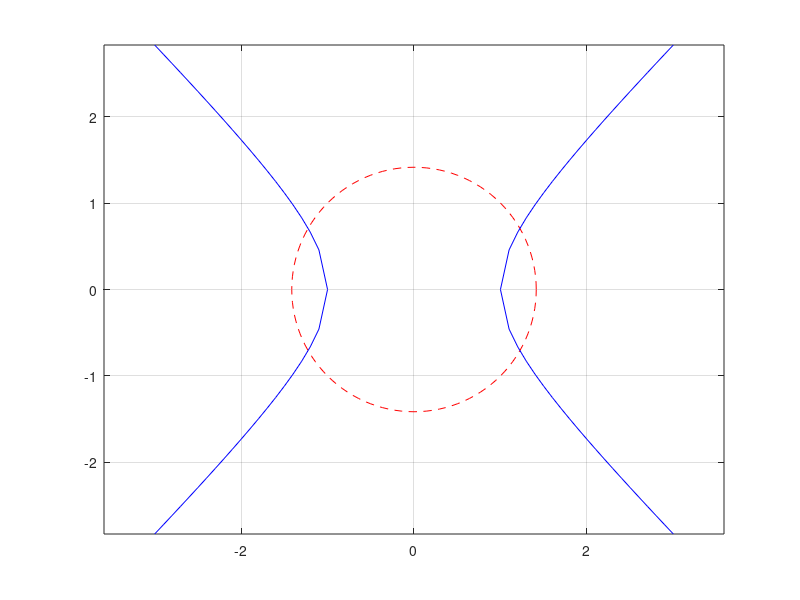

Here is the MATLAB script that generated this plot:
theta=0:pi/60:2*pi; r=sqrt(2);
x=r*cos(theta);
y=r*sin(theta);
plot(x, y, 'r--')
hold on;
x1=-3:0.1:-1; y11=sqrt(x1.^2-1); y12=-y11; 
x2=sort(-x1); y21=sqrt(x2.^2-1); y22=-y21; 
plot(x1,y11,'b',x1,y12,'b',x2,y21,'b',x2,y22,'b') 
axis equal,  grid, hold off 
[xcoord,ycoord]=ginput;
disp('solutiile sistemului') 
for i=1:length(xcoord) 
 sol=fsolve('ex4',[xcoord(i),ycoord(i)])
 if i<length(xcoord) pause, end 
end 
